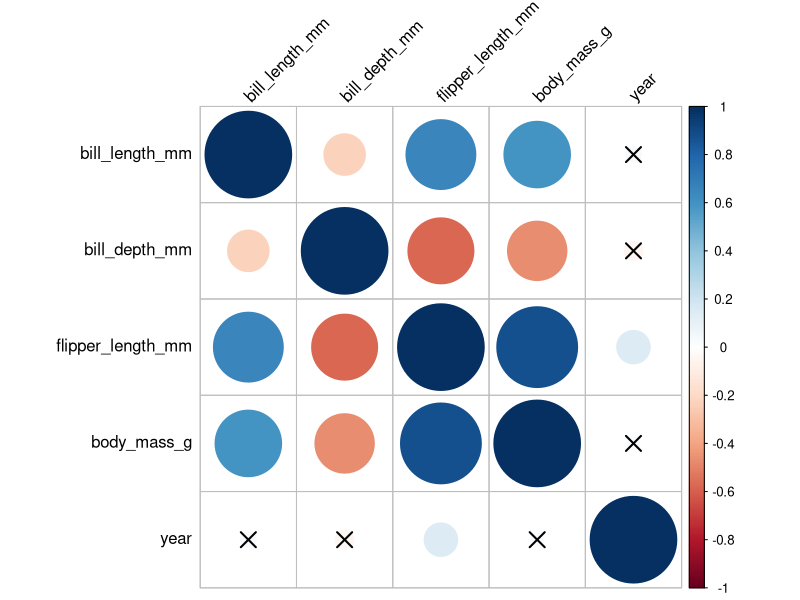
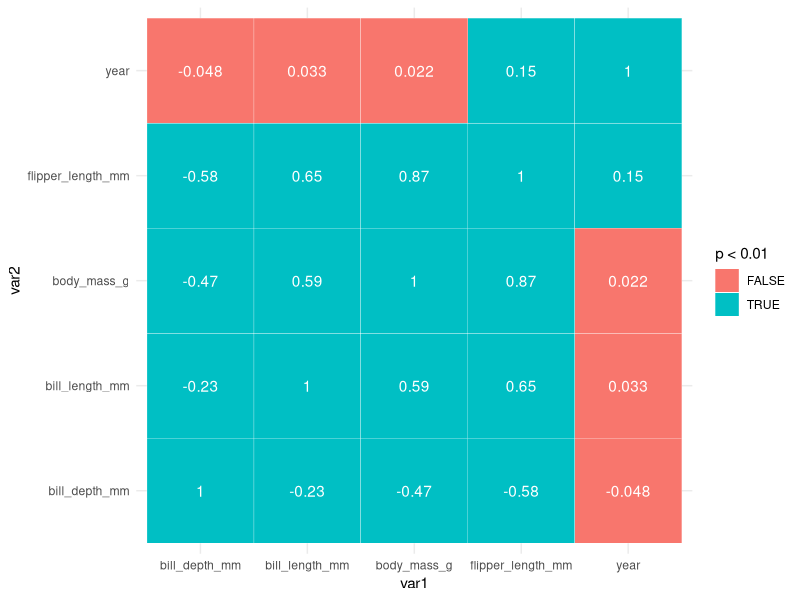
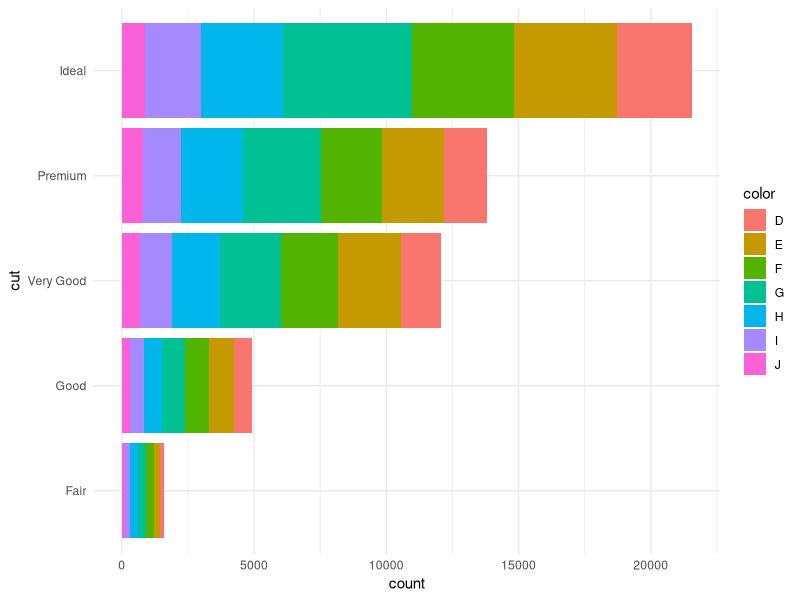
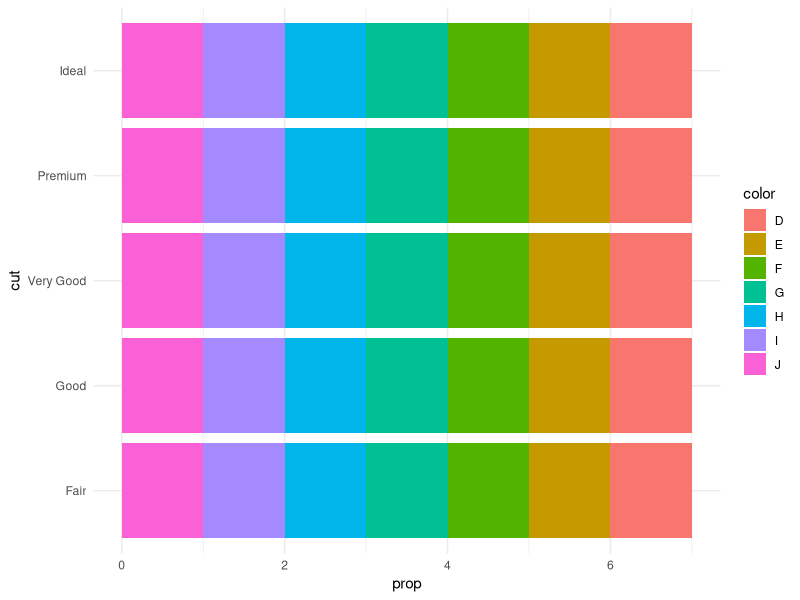

Here is the R script that generated these plots, in order:
# install.packages("rstatix")
# install.packages("palmerpenguins")


# Libraries needed --------------------------------------------------------


library(tidyverse)
library(rstatix)
library(palmerpenguins)


# Sample Correlation Testing ---------------------------------------------

# select Adelie penguins
adelie <- penguins %>% 
  filter(species == "Adelie") %>% 
  select(c(2, 3, 6)) %>% # keep only relevant data
  drop_na()

# Pearson
adelie %>% 
  cor_test(bill_length_mm, body_mass_g)

# Spearman
adelie %>% 
  cor_test(bill_length_mm, body_mass_g, 
           method = "spearman")

# Directional Testing (one-tailed)
adelie %>% 
  cor_test(bill_length_mm, body_mass_g, 
           alternative = "greater")

# Correlation Matrix ------------------------------------------------------

penguins %>% 
  drop_na %>%
  cor_mat(penguins %>% select(where(is.numeric)) %>% names)

penguins %>% 
  drop_na %>%
  cor_mat(penguins %>% select(where(is.numeric)) %>% names) %>%
  cor_reorder

# get p-values

penguins %>% 
  drop_na %>%
  cor_mat(penguins %>% select(where(is.numeric)) %>% names) %>%
  cor_reorder %>%
  cor_get_pval

# coeffiecents and pvalues

penguins %>% 
  drop_na %>%
  cor_mat(penguins %>% select(where(is.numeric)) %>% names) %>%
  cor_reorder %>%
  cor_mark_significant

# diamonds data (penguins are much more interesting!)

diamonds %>% 
  drop_na %>%
  cor_mat(c("x","y","z","price","carat")) %>%
  cor_mark_significant

# back to penguins

penguins %>% 
  drop_na %>%
  cor_mat(penguins %>% select(where(is.numeric)) %>% names) %>%
  cor_gather

# visualise

penguins %>% 
  drop_na %>%
  cor_mat(penguins %>% select(where(is.numeric)) %>% names) %>%
  cor_plot()


penguins %>% 
  drop_na %>%
  cor_mat(penguins %>% select(where(is.numeric)) %>% names) %>%
  cor_gather %>% 
  ggplot(aes(var1,var2)) +
  geom_tile(aes(fill=p < .01), col = "white") +
  geom_text(aes(label = cor), col = "white", show.legend = F) +
  theme_minimal()


# chi-squared -------------------------------------------------------------

table(diamonds$cut,diamonds$color)

ggplot(diamonds) +
  aes(x = cut, fill = color) +
  geom_bar() +
  scale_fill_hue() +
  theme_minimal() +
  coord_flip()

ggplot(diamonds) +
  aes(x = cut, fill = color) +
  geom_bar(aes(y = ..prop..)) +
  scale_fill_hue() +
  theme_minimal() +
  coord_flip()

chisq_test(diamonds$cut,diamonds$color)

